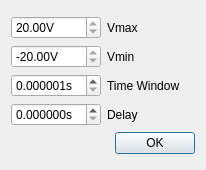
<?xml version="1.0" encoding="UTF-8"?>
<ui version="4.0">
 <class>scopeRangeEnterDialog</class>
 <widget class="QDialog" name="scopeRangeEnterDialog">
  <property name="geometry">
   <rect>
    <x>0</x>
    <y>0</y>
    <width>206</width>
    <height>170</height>
   </rect>
  </property>
  <property name="windowTitle">
   <string>Enter Scope Range</string>
  </property>
  <layout class="QVBoxLayout" name="verticalLayout_2">
   <item>
    <layout class="QVBoxLayout" name="verticalLayout">
     <item>
      <layout class="QGridLayout" name="gridLayout">
       <item row="0" column="0">
        <widget class="espoSpinBox" name="vMaxBox">
         <property name="suffix">
          <string>V</string>
         </property>
         <property name="minimum">
          <double>20.000000000000000</double>
         </property>
         <property name="maximum">
          <double>20.000000000000000</double>
         </property>
        </widget>
       </item>
       <item row="0" column="1">
        <widget class="QLabel" name="label">
         <property name="text">
          <string>Vmax</string>
         </property>
        </widget>
       </item>
       <item row="1" column="0">
        <widget class="espoSpinBox" name="vMinBox">
         <property name="suffix">
          <string>V</string>
         </property>
         <property name="minimum">
          <double>-20.000000000000000</double>
         </property>
         <property name="maximum">
          <double>-20.000000000000000</double>
         </property>
        </widget>
       </item>
       <item row="1" column="1">
        <widget class="QLabel" name="label_2">
         <property name="text">
          <string>Vmin</string>
         </property>
        </widget>
       </item>
       <item row="2" column="0">
        <widget class="espoSpinBox" name="timeWindowBox">
         <property name="suffix">
          <string>s</string>
         </property>
         <property name="decimals">
          <number>6</number>
         </property>
         <property name="minimum">
          <double>0.000001000000000</double>
         </property>
         <property name="maximum">
          <double>10.000000000000000</double>
         </property>
        </widget>
       </item>
       <item row="2" column="1">
        <widget class="QLabel" name="label_3">
         <property name="text">
          <string>Time Window</string>
         </property>
        </widget>
       </item>
       <item row="3" column="0">
        <widget class="espoSpinBox" name="delayBox">
         <property name="suffix">
          <string>s</string>
         </property>
         <property name="decimals">
          <number>6</number>
         </property>
         <property name="minimum">
          <double>0.000000000000000</double>
         </property>
         <property name="maximum">
          <double>10.000000000000000</double>
         </property>
         <property name="value">
          <double>0.000000000000000</double>
         </property>
        </widget>
       </item>
       <item row="3" column="1">
        <widget class="QLabel" name="label_4">
         <property name="text">
          <string>Delay</string>
         </property>
        </widget>
       </item>
      </layout>
     </item>
     <item>
      <widget class="QDialogButtonBox" name="buttonBox">
       <property name="orientation">
        <enum>Qt::Horizontal</enum>
       </property>
       <property name="standardButtons">
        <set>QDialogButtonBox::Ok</set>
       </property>
      </widget>
     </item>
    </layout>
   </item>
  </layout>
 </widget>
 <customwidgets>
  <customwidget>
   <class>espoSpinBox</class>
   <extends>QDoubleSpinBox</extends>
   <header location="global">espospinbox.h</header>
  </customwidget>
 </customwidgets>
 <resources/>
 <connections>
  <connection>
   <sender>buttonBox</sender>
   <signal>accepted()</signal>
   <receiver>scopeRangeEnterDialog</receiver>
   <slot>accept()</slot>
   <hints>
    <hint type="sourcelabel">
     <x>176</x>
     <y>136</y>
    </hint>
    <hint type="destinationlabel">
     <x>157</x>
     <y>274</y>
    </hint>
   </hints>
  </connection>
  <connection>
   <sender>buttonBox</sender>
   <signal>rejected()</signal>
   <receiver>scopeRangeEnterDialog</receiver>
   <slot>reject()</slot>
   <hints>
    <hint type="sourcelabel">
     <x>176</x>
     <y>136</y>
    </hint>
    <hint type="destinationlabel">
     <x>286</x>
     <y>274</y>
    </hint>
   </hints>
  </connection>
  <connection>
   <sender>vMaxBox</sender>
   <signal>valueChanged(double)</signal>
   <receiver>scopeRangeEnterDialog</receiver>
   <slot>toUpdateYTop(double)</slot>
   <hints>
    <hint type="sourcelabel">
     <x>63</x>
     <y>30</y>
    </hint>
    <hint type="destinationlabel">
     <x>56</x>
     <y>21</y>
    </hint>
   </hints>
  </connection>
  <connection>
   <sender>vMinBox</sender>
   <signal>valueChanged(double)</signal>
   <receiver>scopeRangeEnterDialog</receiver>
   <slot>toUpdateYBot(double)</slot>
   <hints>
    <hint type="sourcelabel">
     <x>67</x>
     <y>56</y>
    </hint>
    <hint type="destinationlabel">
     <x>254</x>
     <y>90</y>
    </hint>
   </hints>
  </connection>
  <connection>
   <sender>vMaxBox</sender>
   <signal>valueChanged(double)</signal>
   <receiver>vMinBox</receiver>
   <slot>setMax(double)</slot>
   <hints>
    <hint type="sourcelabel">
     <x>63</x>
     <y>30</y>
    </hint>
    <hint type="destinationlabel">
     <x>67</x>
     <y>56</y>
    </hint>
   </hints>
  </connection>
  <connection>
   <sender>vMinBox</sender>
   <signal>valueChanged(double)</signal>
   <receiver>vMaxBox</receiver>
   <slot>setMin(double)</slot>
   <hints>
    <hint type="sourcelabel">
     <x>67</x>
     <y>56</y>
    </hint>
    <hint type="destinationlabel">
     <x>63</x>
     <y>30</y>
    </hint>
   </hints>
  </connection>
  <connection>
   <sender>timeWindowBox</sender>
   <signal>valueChanged(double)</signal>
   <receiver>scopeRangeEnterDialog</receiver>
   <slot>toUpdateWindow(double)</slot>
   <hints>
    <hint type="sourcelabel">
     <x>37</x>
     <y>74</y>
    </hint>
    <hint type="destinationlabel">
     <x>15</x>
     <y>99</y>
    </hint>
   </hints>
  </connection>
  <connection>
   <sender>delayBox</sender>
   <signal>valueChanged(double)</signal>
   <receiver>scopeRangeEnterDialog</receiver>
   <slot>toUpdateDelay(double)</slot>
   <hints>
    <hint type="sourcelabel">
     <x>36</x>
     <y>106</y>
    </hint>
    <hint type="destinationlabel">
     <x>18</x>
     <y>166</y>
    </hint>
   </hints>
  </connection>
 </connections>
 <slots>
  <slot>toUpdateYTop(double)</slot>
  <slot>toUpdateYBot(double)</slot>
  <slot>toUpdateWindow(double)</slot>
  <slot>toUpdateDelay(double)</slot>
 </slots>
</ui>
